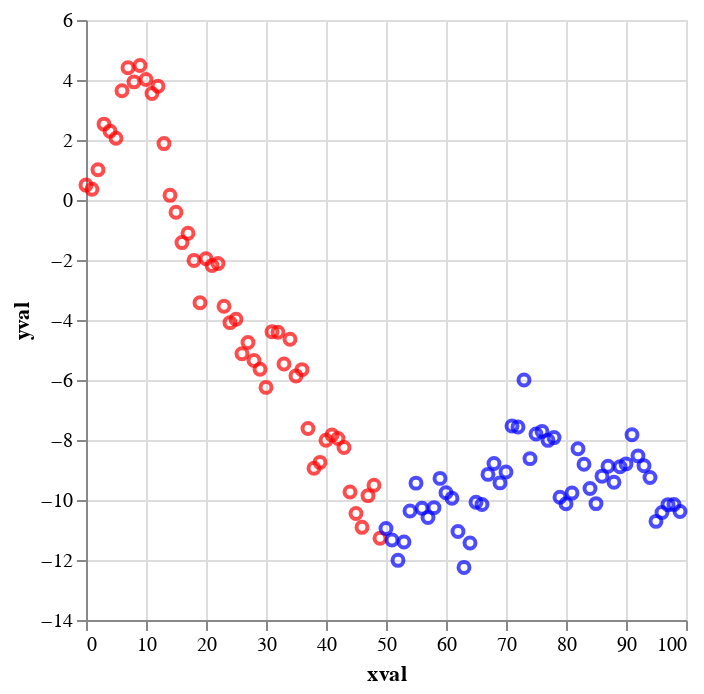

Notebook source saved alongside this figure:
### Code cell
import altair as alt
import pandas as pd
import numpy as np

rand = np.random.RandomState(42)

df = pd.DataFrame({
    'xval': range(100),
    'yval': rand.randn(100).cumsum()
})

slider = alt.binding_range(min=0, max=100, step=1)
cutoff = alt.param(bind=slider, value=50)

alt.Chart(df).mark_point().encode(
    x='xval',
    y='yval',
    color=alt.condition(
        alt.datum.xval < cutoff,
        alt.value('red'), alt.value('blue')
    )
).add_params(
    cutoff
)

### Figure 1 — Vega-Lite specification as saved in the notebook (floating-point values rounded to 4 significant figures)
{"config": {"view": {"continuousWidth": 300, "continuousHeight": 300}}, "data": {"name": "data-9bcd23497acf218d98e56ccbddd728ce"}, "mark": {"type": "point"}, "encoding": {"color": {"condition": {"test": "(datum.xval < param_1)", "value": "red"}, "value": "blue"}, "x": {"field": "xval", "type": "quantitative"}, "y": {"field": "yval", "type": "quantitative"}}, "params": [{"name": "param_1", "bind": {"input": "range", "max": 100, "min": 0, "step": 1}, "value": 50}], "$schema": "https://vega.github.io/schema/vega-lite/v5.20.1.json", "datasets": {"data-9bcd23497acf218d98e56ccbddd728ce": [{"xval": 0, "yval": 0.4967}, {"xval": 1, "yval": 0.3584}, {"xval": 2, "yval": 1.006}, {"xval": 3, "yval": 2.529}, {"xval": 4, "yval": 2.295}, {"xval": 5, "yval": 2.061}, {"xval": 6, "yval": 3.64}, {"xval": 7, "yval": 4.408}, {"xval": 8, "yval": 3.938}, {"xval": 9, "yval": 4.481}, {"xval": 10, "yval": 4.017}, {"xval": 11, "yval": 3.551}, {"xval": 12, "yval": 3.793}, {"xval": 13, "yval": 1.88}, {"xval": 14, "yval": 0.1552}, {"xval": 15, "yval": -0.4071}, {"xval": 16, "yval": -1.42}, {"xval": 17, "yval": -1.106}, {"xval": 18, "yval": -2.014}, {"xval": 19, "yval": -3.426}, {"xval": 20, "yval": -1.96}, {"xval": 21, "yval": -2.186}, {"xval": 22, "yval": -2.119}, {"xval": 23, "yval": -3.543}, {"xval": 24, "yval": -4.088}, {"xval": 25, "yval": -3.977}, {"xval": 26, "yval": -5.128}, {"xval": 27, "yval": -4.752}, {"xval": 28, "yval": -5.353}, {"xval": 29, "yval": -5.644}, {"xval": 30, "yval": -6.246}, {"xval": 31, "yval": -4.394}, {"xval": 32, "yval": -4.407}, {"xval": 33, "yval": -5.465}, {"xval": 34, "yval": -4.642}, {"xval": 35, "yval": -5.863}, {"xval": 36, "yval": -5.654}, {"xval": 37, "yval": -7.614}, {"xval": 38, "yval": -8.942}, {"xval": 39, "yval": -8.745}, {"xval": 40, "yval": -8.007}, {"xval": 41, "yval": -7.836}, {"xval": 42, "yval": -7.951}, {"xval": 43, "yval": -8.252}, {"xval": 44, "yval": -9.731}, {"xval": 45, "yval": -10.45}, {"xval": 46, "yval": -10.91}, {"xval": 47, "yval": -9.854}, {"xval": 48, "yval": -9.511}, {"xval": 49, "yval": -11.27}, {"xval": 50, "yval": -10.95}, {"xval": 51, "yval": -11.33}, {"xval": 52, "yval": -12.01}, {"xval": 53, "yval": -11.4}, {"xval": 54, "yval": -10.37}, {"xval": 55, "yval": -9.438}, {"xval": 56, "yval": -10.28}, {"xval": 57, "yval": -10.59}, {"xval": 58, "yval": -10.25}, {"xval": 59, "yval": -9.279}, {"xval": 60, "yval": -9.758}, {"xval": 61, "yval": -9.944}, {"xval": 62, "yval": -11.05}, {"xval": 63, "yval": -12.25}, {"xval": 64, "yval": -11.43}, {"xval": 65, "yval": -10.08}, {"xval": 66, "yval": -10.15}, {"xval": 67, "yval": -9.146}, {"xval": 68, "yval": -8.785}, {"xval": 69, "yval": -9.43}, {"xval": 70, "yval": -9.068}, {"xval": 71, "yval": -7.53}, {"xval": 72, "yval": -7.566}, {"xval": 73, "yval": -6.002}, {"xval": 74, "yval": -8.621}, {"xval": 75, "yval": -7.799}, {"xval": 76, "yval": -7.712}, {"xval": 77, "yval": -8.011}, {"xval": 78, "yval": -7.92}, {"xval": 79, "yval": -9.907}, {"xval": 80, "yval": -10.13}, {"xval": 81, "yval": -9.77}, {"xval": 82, "yval": -8.292}, {"xval": 83, "yval": -8.81}, {"xval": 84, "yval": -9.619}, {"xval": 85, "yval": -10.12}, {"xval": 86, "yval": -9.205}, {"xval": 87, "yval": -8.876}, {"xval": 88, "yval": -9.406}, {"xval": 89, "yval": -8.893}, {"xval": 90, "yval": -8.796}, {"xval": 91, "yval": -7.827}, {"xval": 92, "yval": -8.529}, {"xval": 93, "yval": -8.857}, {"xval": 94, "yval": -9.249}, {"xval": 95, "yval": -10.71}, {"xval": 96, "yval": -10.42}, {"xval": 97, "yval": -10.16}, {"xval": 98, "yval": -10.15}, {"xval": 99, "yval": -10.38}]}}
